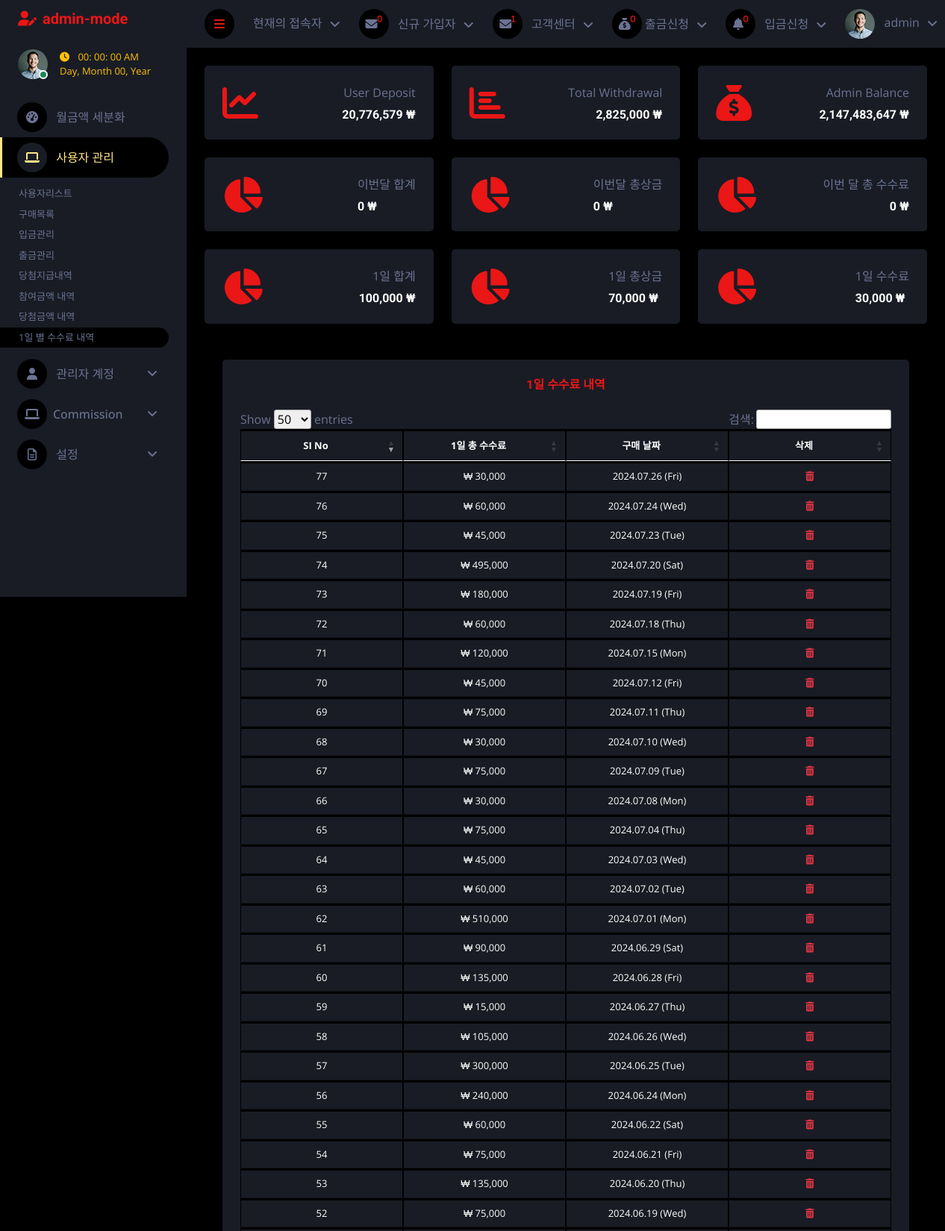
The app's page /admin/index.php?admins_fee (signed in, upper part) with its own data.
### tables this page shows
CREATE TABLE `admins_fee` (
  `id` int(11) NOT NULL,
  `user_name` varchar(255) NOT NULL,
  `name` varchar(255) NOT NULL,
  `user_id` varchar(255) NOT NULL,
  `admin_fee` varchar(255) NOT NULL,
  `date_purchase` datetime NOT NULL DEFAULT current_timestamp()
);

### admin/admins_fee.php (the view, shortened to what this page needs)
<div class="container-fluid pt-4 px-4">
    <div class="row g-4">
        <div class="col-sm-12">
            <div class="bg-secondary rounded h-100 p-4">
                <strong>
                    <h6 class="mb-4 text-center text-primary">1일 수수료 내역</h6>
                </strong>
                <div class="table-responsive text-center">
                    <table class="table table-bordered text-white text-center my-3" style="font-size: small;" id="myTable">
                        <thead>
                            <tr>
                                <th class="text-center">SI No</th>
                                <th class="text-center">1일 총 수수료</th>
                                <th class="text-center">구매 날짜</th>
                                <th class="text-center">삭제</th>
                            </tr>
                        </thead>
                        <tbody>
                            <?php
                            include "./inc/connect.php";
                            $get_users = "SELECT *, SUM(admin_fee) AS total_winning_amount FROM admins_fee GROUP BY DATE(date_purchase) ORDER BY `date_purchase` ASC";
                            $result_query = mysqli_query($conn, $get_users);
                            $num = 1;
                            while ($run_query = mysqli_fetch_array($result_query)) {
                                $date_purchase = date('Y.m.d (D)', strtotime($run_query['date_purchase']));;
                                $total_winning_amount = $run_query['total_winning_amount'];
                            ?>
                                <tr class='text-center'>
                                    <td><?php echo $num++ ?></td>
                                    <td>₩ <?php echo number_format($total_winning_amount) ?> </td>
                                    <td><?php echo $date_purchase ?></td>
                                    <td><a href='index.php?delete_list_user=<?php echo $id ?>' class='text-danger'><i class='fa-solid fa-trash-can'></i></a></td>
                                </tr>
                            <?php
                            }
                            ?>
                        </tbody>
                    </table>
                </div>
            </div>
        </div>
    </div>
</div>

### admin/index.php (shortened to what this page needs)
<div class="content">
    <?php include "inc/navbar.php"; ?>
    <div class="container-fluid pt-4 px-4">
        <div class="row g-4">
            <?php
            $query = "SELECT * FROM deposit_mgt";
            $query_run = mysqli_query($conn, $query);
            $user_deposit = 0;
            while ($num = mysqli_fetch_assoc($query_run)) {
                $user_deposit +=  $num['amount_deposit'];
            }
            ?>
            <div class="col-sm-12 col-xl-4">
                <div class="bg-secondary rounded d-flex align-items-center justify-content-between p-4">
                    <i class="fa fa-chart-line fa-3x text-primary"></i>
                    <div class="ms-3">
                        <p class="mb-2 float-end">User Deposit</p>
                        <h6 class="mb-0"><?php echo number_format($user_deposit); ?> ₩</h6>
                    </div>
                </div>
            </div>
            <?php
            $users_withdrawal = "SELECT * FROM users_withdrawal";
            $query_run = mysqli_query($conn, $users_withdrawal);
            $total_withdrawal = 0;
            while ($num = mysqli_fetch_assoc($query_run)) {
                $total_withdrawal +=  $num['amount_withdrawal'];
            }
            ?>
            <div class="col-sm-12 col-xl-4">
                <div class="bg-secondary rounded d-flex align-items-center justify-content-between p-4">
                    <i class="fa fa-chart-bar fa-3x text-primary"></i>
                    <div class="ms-3">
                        <p class="mb-2 float-end">Total Withdrawal</p>
                        <h6 class="mb-0" style="text-align: end;"><?php echo number_format($total_withdrawal) ?> ₩</h6>
                    </div>
                </div>
            </div>
            <?php
            $id = $_SESSION['id'];
            $query = "SELECT admin_credit FROM admins where id = $id";
            $query_run = mysqli_query($conn, $query);
            while ($run_query = mysqli_fetch_array($query_run)) {
                $credit = $run_query['admin_credit'];
            }
            ?>
            <div class="col-sm-12 col-xl-4">
               <div class="bg-secondary rounded d-flex align-items-center justify-content-between p-4">
                   <i class="fa fa-sack-dollar fa-3x text-primary"></i>
                   <div class="ms-3">
                       <p class="mb-2 float-end">Admin Balance</p>
                       <h6 class="mb-0"><?php echo number_format($credit); ?> ₩</h6>
                   </div>
               </div>
            </div>
            <?php
            $pay_monthly = 0;
            ?>
            <div class="col-sm-12 col-xl-4">
                <div class="bg-secondary rounded d-flex align-items-center justify-content-between p-4">
                    <i class="fa fa-chart-pie fa-3x text-primary"></i>
                    <div class="ms-3">
                        <p class="mb-2 float-end">이번달 합계</p>
                        <h6 class="mb-0"><?php echo number_format($pay_monthly); ?> ₩</h6>
                    </div>
                </div>
            </div>
            <?php
            $prize_monthly = 0;
            ?>
            <div class="col-sm-12 col-xl-4">
                <div class="bg-secondary rounded d-flex align-items-center justify-content-between p-4">
                    <i class="fa fa-chart-pie fa-3x text-primary"></i>
                    <div class="ms-3">
                        <p class="mb-2 float-end">이번달 총상금</p>
                        <h6 class="mb-0"><?php echo number_format($prize_monthly); ?> ₩</h6>
                    </div>
                </div>
            </div>
            <?php
            $com_monthly = 0;
            ?>
            <div class="col-sm-12 col-xl-4">
                <div class="bg-secondary rounded d-flex align-items-center justify-content-between p-4">
                    <i class="fa fa-chart-pie fa-3x text-primary"></i>
                    <div class="ms-3">
                        <p class="mb-2 float-end">이번 달 총 수수료</p>
                        <h6 class="mb-0" style="text-align: end;"   ><?php echo number_format($com_monthly); ?> ₩</h6>
                    </div>
                </div>
            </div>
            <?php
            $get_users = "SELECT *, SUM(payment) AS total_payment_amount FROM user_purchases GROUP BY DATE(date_purchase) ORDER BY `date_purchase` ASC";
            $result_query = mysqli_query($conn, $get_users);
            $previous_date = null;
            $total_prize = 0;
            while ($run_query = mysqli_fetch_array($result_query)) {
                if ($previous_date === null || date('Y-m-d', strtotime($previous_date)) != date('Y-m-d', strtotime($run_query['date_purchase']))) {
                    $total_prize = 0;
                }
                $total_prize += $run_query['total_payment_amount'];
                $previous_date = $run_query['date_purchase'];
            }
            ?>
            <div class="col-sm-12 col-xl-4">
                <div class="bg-secondary rounded d-flex align-items-center justify-content-between p-4">
                    <i class="fa fa-chart-pie fa-3x text-primary"></i>
                    <div class="ms-3">
                        <p class="mb-2 float-end">1일 합계</p>
                        <h6 class="mb-0" style="text-align: end;"><?php echo number_format($total_prize); ?> ₩</h6>
                    </div>
                </div>
            </div>
            <?php
            $get_users = "SELECT *, SUM(winning_amount) AS total_prize_amount FROM user_purchases GROUP BY DATE(date_purchase) ORDER BY `date_purchase` ASC";
            $result_query = mysqli_query($conn, $get_users);
            $previous_date = null;
            $total_payment = 0;
            while ($run_query = mysqli_fetch_array($result_query)) {
                if ($previous_date === null || date('Y-m-d', strtotime($previous_date)) != date('Y-m-d', strtotime($run_query['date_purchase']))) {
                    $total_payment = 0;
                }
                $total_payment += $run_query['total_prize_amount'];
                $previous_date = $run_query['date_purchase'];
            }
            ?>
            <div class="col-sm-12 col-xl-4">
                <div class="bg-secondary rounded d-flex align-items-center justify-content-between p-4">
                    <i class="fa fa-chart-pie fa-3x text-primary"></i>
                    <div class="ms-3">
                        <p class="mb-2 float-end">1일 총상금</p>
                        <h6 class="mb-0"><?php echo number_format($total_payment); ?> ₩</h6>
                    </div>
                </div>
            </div>
            <?php
            $get_users = "SELECT *, SUM(admin_fee) AS total_commi_amount FROM admins_fee GROUP BY DATE(date_purchase) ORDER BY `date_purchase` ASC";
            $result_query = mysqli_query($conn, $get_users);
            $previous_date = null;
            $total_commi = 0;
            while ($run_query = mysqli_fetch_array($result_query)) {
                if ($previous_date === null || date('Y-m-d', strtotime($previous_date)) != date('Y-m-d', strtotime($run_query['date_purchase']))) {
                    $total_commi = 0;
                }
                $total_commi += $run_query['total_commi_amount'];
                $previous_date = $run_query['date_purchase'];
            }
            ?>
            <div class="col-sm-12 col-xl-4">
                <div class="bg-secondary rounded d-flex align-items-center justify-content-between p-4">
                    <i class="fa fa-chart-pie fa-3x text-primary"></i>
                    <div class="ms-3">
                        <p class="mb-2 float-end">1일 수수료</p>
                        <h6 class="mb-0"><?php echo number_format($total_commi); ?> ₩</h6>
                    </div>
                </div>
            </div>
        </div>
    </div>
    <div class="container-fluid pt-4 px-4">
        <div class="row g-4">
            <div class="col-12">
                <?php
                if (isset($_GET['admins_fee'])) {
                    include('admins_fee.php');
                }
                ?>
            </div>
        </div>
    </div>
    <?php include "inc/footer.php"; ?>

### admin/assets/css/style.css (style rules this page uses)
:root { --primary: #ffe588; --secondary: #191C24; --light: #6C7293; --dark: #000000; }
.content { margin-left: 250px; min-height: 100vh; background: var(--dark); transition: 0.5s; }
@media (min-width: 992px) { .content { width: calc(100% - 250px); } }

### admin/admins_fee.php (style rules this page uses)
table.dataTable tbody th, table.dataTable tbody td { padding: 8px 10px; display: absolute; width: 150px; }
table.dataTable th, table.dataTable td { box-sizing: content-box; }
.table-bordered>:not(caption)>*>* { border-width: 3px 1px; }
.table>:not(caption)>*>* { padding: .5rem .5rem; background-color: var(--bs-table-bg); border-bottom-width: 1px; box-shadow: inset 0 0 0 9999px var(--bs-table-accent-bg); }
thead, tbody, tfoot, tr, td, th { border-color: inherit; border-style: solid; border-width: 0; }

### records on screen
admins_fee: total_winning_amount "75,000", date_purchase "2024.06.19 (Wed)"
admins_fee: total_winning_amount "135,000", date_purchase "2024.06.20 (Thu)"
admins_fee: total_winning_amount "75,000", date_purchase "2024.06.21 (Fri)"
admins_fee: total_winning_amount "60,000", date_purchase "2024.06.22 (Sat)"
admins_fee: total_winning_amount "240,000", date_purchase "2024.06.24 (Mon)"
admins_fee: total_winning_amount "300,000", date_purchase "2024.06.25 (Tue)"
admins_fee: total_winning_amount "105,000", date_purchase "2024.06.26 (Wed)"
admins_fee: total_winning_amount "15,000", date_purchase "2024.06.27 (Thu)"
admins_fee: total_winning_amount "135,000", date_purchase "2024.06.28 (Fri)"
admins_fee: total_winning_amount "90,000", date_purchase "2024.06.29 (Sat)"
admins_fee: total_winning_amount "510,000", date_purchase "2024.07.01 (Mon)"
admins_fee: total_winning_amount "60,000", date_purchase "2024.07.02 (Tue)"
admins_fee: total_winning_amount "45,000", date_purchase "2024.07.03 (Wed)"
admins_fee: total_winning_amount "75,000", date_purchase "2024.07.04 (Thu)"
admins_fee: total_winning_amount "30,000", date_purchase "2024.07.08 (Mon)"
admins_fee: total_winning_amount "75,000", date_purchase "2024.07.09 (Tue)"
admins_fee: total_winning_amount "30,000", date_purchase "2024.07.10 (Wed)"
admins_fee: total_winning_amount "75,000", date_purchase "2024.07.11 (Thu)"
admins_fee: total_winning_amount "45,000", date_purchase "2024.07.12 (Fri)"
admins_fee: total_winning_amount "120,000", date_purchase "2024.07.15 (Mon)"
admins_fee: total_winning_amount "60,000", date_purchase "2024.07.18 (Thu)"
admins_fee: total_winning_amount "180,000", date_purchase "2024.07.19 (Fri)"
admins_fee: total_winning_amount "495,000", date_purchase "2024.07.20 (Sat)"
admins_fee: total_winning_amount "45,000", date_purchase "2024.07.23 (Tue)"
admins_fee: total_winning_amount "60,000", date_purchase "2024.07.24 (Wed)"
admins_fee: total_winning_amount "30,000", date_purchase "2024.07.26 (Fri)"

### other values on screen
$_SESSION['name'] "admin"
$row_count2 "1"
$user_deposit "20,776,579"
$total_withdrawal "2,825,000"
$credit "2,147,483,647"
$pay_monthly "0"
$prize_monthly "0"
$com_monthly "0"
$total_prize "100,000"
$total_payment "70,000"
$total_commi "30,000"
